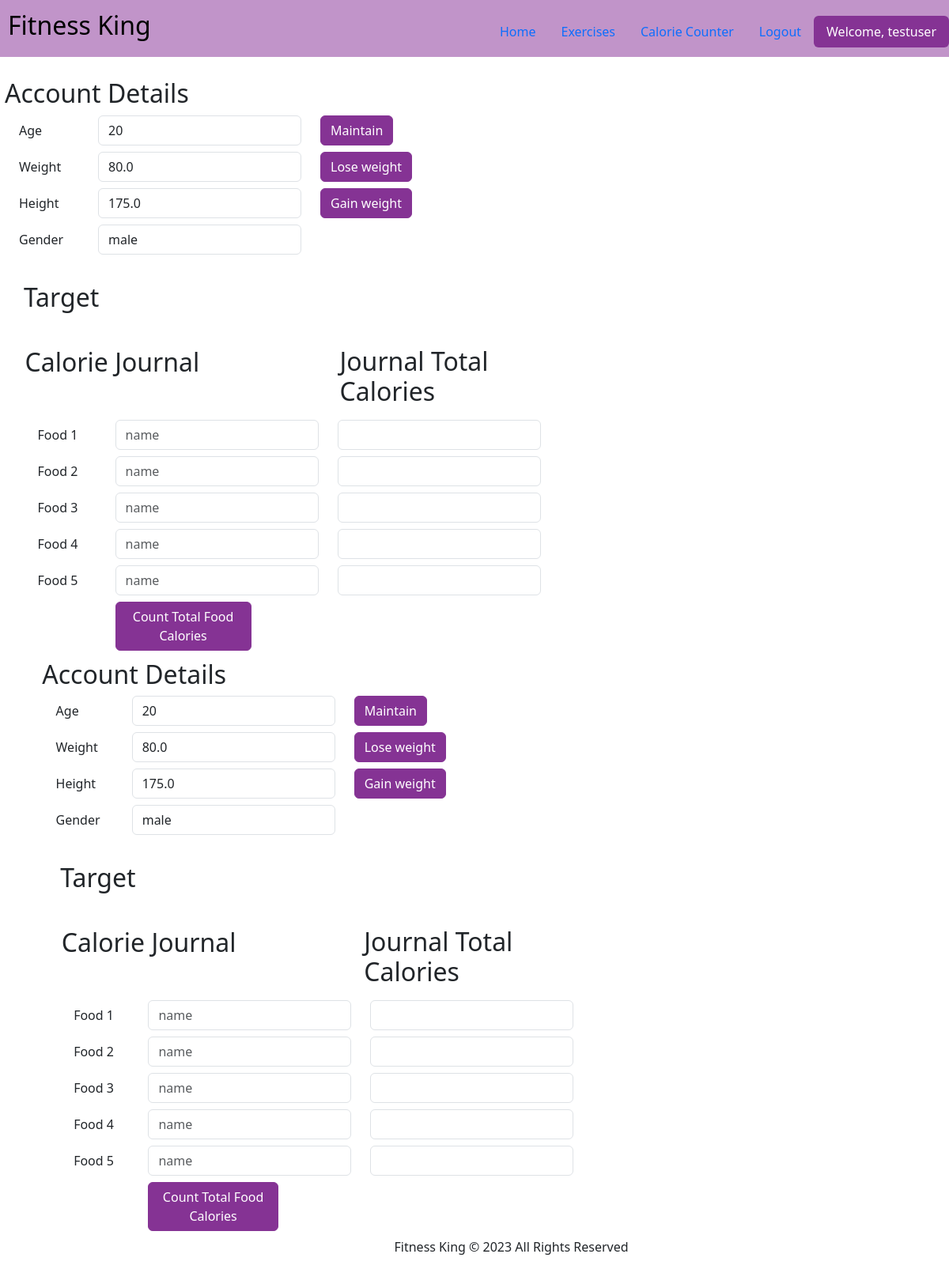
Screenshot of /Routines.php (signed in) with the database file from the repository.
### tables this page shows
CREATE TABLE `users` (
  `ID` int(100) NOT NULL,
  `username` varchar(50) NOT NULL,
  `email` varchar(100) NOT NULL,
  `password` varchar(50) NOT NULL,
  `age` double(3,0) NOT NULL,
  `weightkg` double(4,1) NOT NULL,
  `heightcm` double(4,1) NOT NULL,
  `gender` varchar(100) NOT NULL
);

### HTML/Routines.php (the view, shortened to what this page needs)
<?php
include "config.php";
@$username = $_SESSION["username"];
$sql = "SELECT * FROM users WHERE username = '". $username . "' ";
$result = mysqli_query($con, $sql);
?>
<html>
<link href="https://cdn.jsdelivr.net/npm/bootstrap@5.3.0-alpha1/dist/css/bootstrap.min.css" rel="stylesheet">
<head>
<nav class="navbar navbar-expand-lg" style="background-color: #C194C9;">
        <a class="navbar-brand" style="font-size:20px; padding-left:10px;"><h2>Fitness King</h2></a>
    <div class="navbar-collapse" id="navbarSupportedContent">
      <ul class="nav nav-pills ms-auto" style="padding-top:0.75%;">
				<li class="nav-item"><a class="nav-link" href="Index.php">Home</a></li>
				<li class="nav-item"><a class="nav-link" href="Exercises.php">Exercises</a></li>
                <li class="nav-item"><a class="nav-link" href="Calories.php">Calorie Counter</a></li>
                <li><?php
                if(!empty($_SESSION["username"]))
                {
                    echo '<li class="nav-item"><a class="nav-link" href="index.php?Logout=" name="Logout" id="Logout">Logout</a></li>';
                }
                else
                {
                    echo '<li class="nav-item"><a class="nav-link" href="login.php">Login</a></li>';
                }
                ?></a></li>
        <li class="nav-item"><a class="nav-link active" style="background-color: #853394; border-color:#853394;" href="" class="user">
            Welcome, <?php if(isset($_SESSION['username'])){echo $_SESSION['username'];}
                else echo "User"?>
        </div></a></li>
</nav>
</head>
<body>
<br>
<?php
if(mysqli_num_rows($result) > 0){
while ($row=mysqli_fetch_assoc($result)){
echo "
	<div class='col-3'><h2 style='padding-left:2%;padding-top:1%;'>Account Details</h2></div>
	<div style='padding-left:2%;'>
	<div class='row justify-content-left mb-2'>
	<label for='age' class='col-sm-1 col-form-label'>Age</label>
	<div class='col-auto'><input class='form-control' type='number' id='age' value = '". $row["age"]."' readonly></div>
	<div class='col-auto'><button class='btn btn-primary' onclick='calculate()' style='background-color: #853394; border-color:#853394;'> Maintain </button></div></div>
	<div class='row justify-content-left mb-2'>
	<label for='weight' class='col-sm-1 col-form-label'>Weight</label>
	<div class='col-auto'><input class='form-control' type='number' id='weight' value = '". $row["weightkg"]."' readonly></div>
	<div class='col-auto'><button class='btn btn-primary' onclick='calculate4()' style='background-color: #853394; border-color:#853394;'>Lose weight</button></div></div>
	<div class='row justify-content-left mb-2'>
	<label for='height' class='col-sm-1 col-form-label'>Height</label>
	<div class='col-auto'><input class='form-control' type='number' id='height' value = '". $row["heightcm"]."' readonly></div>
	<div class='col-auto'><button class='btn btn-primary' onclick='calculate3()' style='background-color: #853394; border-color:#853394;'>Gain weight</button></div></div>
	<div class='row justify-content-left mb-2'>
	<label for='gender' class='col-sm-1 col-form-label'>Gender</label>
	<div class='col-auto'><input class='form-control' id='gender' value = '". $row["gender"]."' readonly></div>
	</div><br>
	<div class='col-3'><h2 style='padding-left:2%;padding-top:1%;'>Target</h2></div>
	<div style='padding-left:2%;'>
	<div class='row justify-content-left'>
	<div class='col-auto'><h3 id='bodymass'></h3></div>
	</div></div><br>
	<div class='row mb-2'>
	<div class='col-4'><h2 style='padding-left:2%;padding-top:1%;'>Calorie Journal</h2></div>
	<div class='col-3'><h2 style='padding-left:2%;padding-top:1%;'>Journal Total Calories</h2></div>
	</div>
	<div style='padding-left:2%;'>
	<div class='row justify-content-left mb-2'>
	<label for='calories' class='col-sm-1 col-form-label'>Food 1</label>
	<div class='col-auto'>
	<input class='form-control' placeholder = 'name'></div><div class='col-auto'>
	<input type='number' step='0.01' class='form-control' id='calories'></div>
	<div class='col-auto'><h3 id='total'></h3></div>
	</div>
	<div class='row justify-content-left mb-2'>
	<label for='calories2' class='col-sm-1 col-form-label'>Food 2</label>
	<div class='col-auto'>
	<input class='form-control' placeholder = 'name'></div><div class='col-auto'>
	<input type='number' step='0.01' class='form-control' id='calories2'></div>
	</div>
	<div class='row justify-content-left mb-2'>
	<label for='calories3' class='col-sm-1 col-form-label'>Food 3</label>
	<div class='col-auto'>
	<input class='form-control' placeholder = 'name'></div><div class='col-auto'>
	<input type='number' step='0.01' class='form-control' id='calories3'></div>
	</div>
	<div class='row justify-content-left mb-2'>
	<label for='calories4' class='col-sm-1 col-form-label'>Food 4</label>
	<div class='col-auto'>
	<input class='form-control' placeholder = 'name'></div><div class='col-auto'>
	<input type='number' step='0.01' class='form-control' id='calories4'></div>
	</div>
	<div class='row justify-content-left mb-2'>
	<label for='calories5' class='col-sm-1 col-form-label'>Food 5</label>
	<div class='col-auto'>
	<input class='form-control' placeholder = 'name'></div><div class='col-auto'>
	<input type='number' step='0.01' class='form-control' id='calories5'></div>
	</div>
	<div class='row justify-content-left mb-2'>
	<div class='col-2 offset-1'><button class='btn btn-primary' onclick='count()' style='background-color: #853394; border-color:#853394;'> Count Total Food Calories </button></div></div>"
;}
}
			else
				echo "<center><h2>Please Login to use be able to check your account!</h2><br><button class='btn btn-primary' style='background-color: #853394; border-color:#853394;' onclick=document.location='Login.php'>Login</button></center>";
?>
</body>
<footer style="position: relative; left: 0; bottom: 0; width: 100%; text-align: center;">
    <p>Fitness King © 2023 All Rights Reserved</p>
</footer>
</html>

### rows the page displays
users: age "20", weightkg "80.0", heightcm "175.0", gender "male"
users: age "20", weightkg "80.0", heightcm "175.0", gender "male"

### other values shown
$_SESSION['username'] "testuser"
